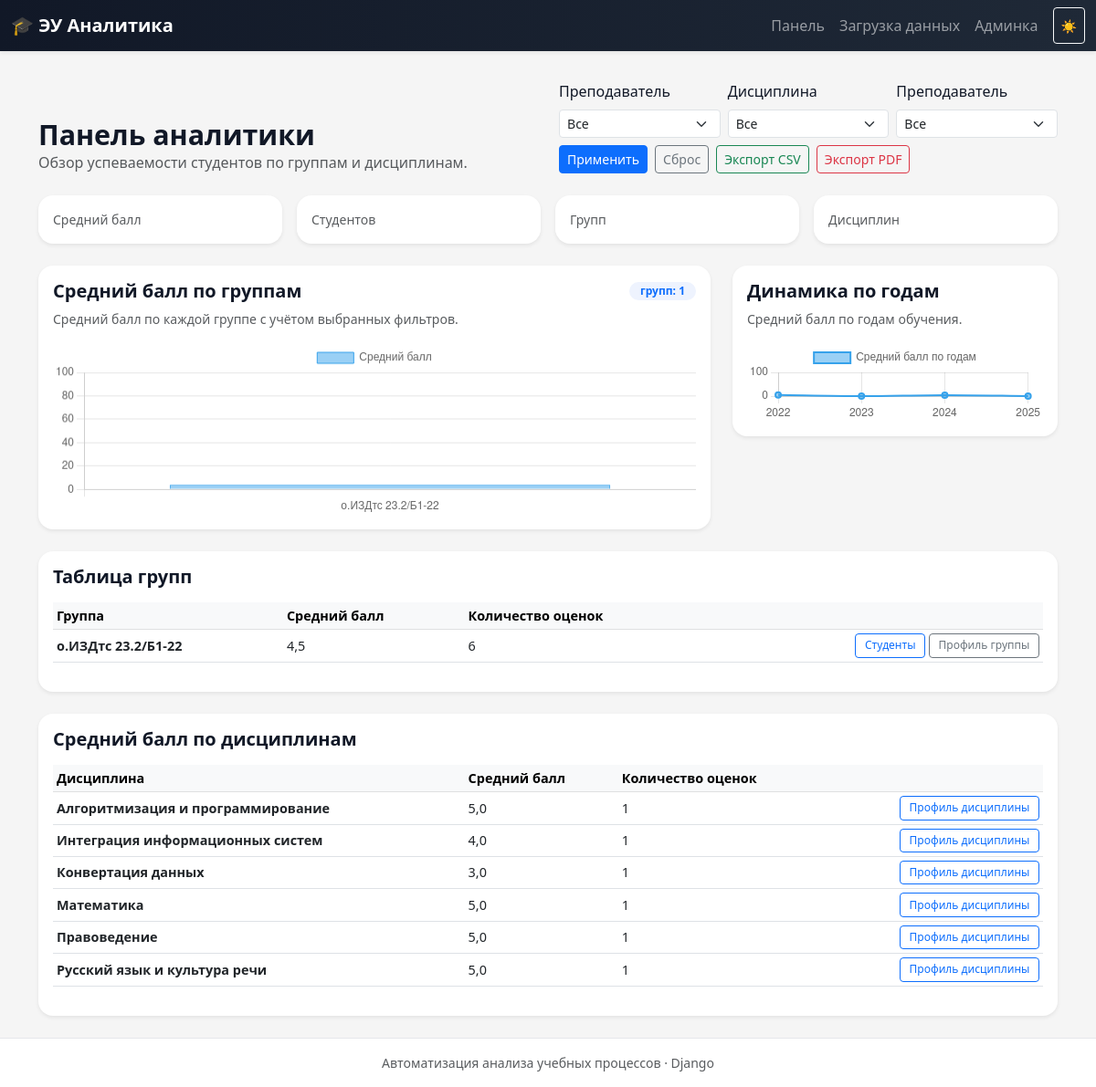
The app's page / (signed in) with its own data.
### analytics/models.py (models this page shows, shortened)
class Group(models.Model):
    name = models.CharField(max_length=50)
    program = models.CharField(max_length=100, blank=True)
    year = models.IntegerField(blank=True, null=True)

class Discipline(models.Model):
    name = models.CharField(max_length=200)
    department = models.CharField(max_length=200, blank=True)

### analytics/views.py (the view)
# urls.py: path('', views.dashboard, name='dashboard'),
@login_required
def dashboard(request):
    semester_id_raw = request.GET.get('semester')
    discipline_id_raw = request.GET.get('discipline')
    teacher_id_raw = request.GET.get('teacher')
    semester_id = int(semester_id_raw) if semester_id_raw else None
    discipline_id = int(discipline_id_raw) if discipline_id_raw else None
    teacher_id = int(teacher_id_raw) if teacher_id_raw else None
    limit_to_teacher = False
    current_teacher = None
    if not teacher_id and is_teacher(request.user):
        current_teacher = get_linked_teacher(request.user)
        if current_teacher:
            teacher_id = current_teacher.id
            limit_to_teacher = True
    results_qs = Result.objects.all()
    if semester_id:
        results_qs = results_qs.filter(semester_id=semester_id)
    if discipline_id:
        results_qs = results_qs.filter(discipline_id=discipline_id)
    if teacher_id:
        results_qs = results_qs.filter(teacher_id=teacher_id)
    if semester_id:
        results_qs = results_qs.filter(semester_id=semester_id)
    if discipline_id:
        results_qs = results_qs.filter(discipline_id=discipline_id)
    if teacher_id:
        results_qs = results_qs.filter(teacher_id=teacher_id)
    groups_stats = (
        Group.objects
        .filter(students__results__in=results_qs)
        .annotate(
            avg_grade=Avg('students__results__grade'),
            results_count=Count('students__results'),
        )
        .order_by('name')
        .distinct()
    )
    disciplines_stats = (
        Discipline.objects
        .filter(results__in=results_qs)
        .annotate(
            avg_grade=Avg('results__grade'),
            results_count=Count('results'),
        )
        .order_by('name')
        .distinct()
    )
    year_stats = (
        results_qs
        .values('semester__year')
        .annotate(avg_grade=Avg('grade'), count=Count('id'))
        .order_by('semester__year')
    )
    semesters = Semester.objects.all().order_by('-year', 'term')
    disciplines_all = Discipline.objects.all().order_by('name')
    teachers_all = Teacher.objects.all().order_by('full_name')
    context = {
        'groups_stats': groups_stats,
        'disciplines_stats': disciplines_stats,
        'year_stats': year_stats,
        'semesters': semesters,
        'disciplines_all': disciplines_all,
        'teachers_all': teachers_all,
        'selected_semester_id': semester_id,
        'selected_discipline_id': discipline_id,
        'selected_teacher_id': teacher_id,
    }
    return render(request, 'analytics/dashboard.html', context)

### analytics/views.py (called while the page is built)
def is_teacher(user):
    if not user.is_authenticated:
        return False
    return user.groups.filter(name='Преподаватель').exists()

### analytics/templates/analytics/dashboard.html (shortened to what this page needs)
{% extends "analytics/base.html" %}
{% load static %}
{% block content %}
<div class="row mb-4 align-items-end">
    <div class="col-md-6">
        <h1 class="page-title mb-0">Панель аналитики</h1>
        <p class="text-muted mb-0">
            Обзор успеваемости студентов по группам и дисциплинам.
        </p>
    </div>
    <div class="col-md-6">
        <form method="get" class="row g-2 justify-content-md-end mt-3 mt-md-0">
                        <div class="col-md-4">
                <label class="form-label form-label-sm">Преподаватель</label>
                {% if limit_to_teacher and current_teacher %}
                    <div class="form-control form-control-sm bg-light">
                        {{ current_teacher.full_name }}
                    </div>
                    <input type="hidden" name="teacher" value="{{ current_teacher.id }}">
                {% else %}
                    <select name="teacher" class="form-select form-select-sm">
                        <option value="">Все</option>
                    </select>
                {% endif %}
            </div>
            <div class="col-md-4">
                <label class="form-label form-label-sm">Дисциплина</label>
                <select name="discipline" class="form-select form-select-sm">
                    <option value="">Все</option>
                </select>
            </div>
            <div class="col-md-4">
                <label class="form-label form-label-sm">Преподаватель</label>
                <select name="teacher" class="form-select form-select-sm">
                    <option value="">Все</option>
                </select>
            </div>
            <div class="col-12 d-flex gap-2 align-items-end mt-2">
                <button type="submit" class="btn btn-primary btn-sm">
                    Применить
                </button>
                <a href="{% url 'analytics:dashboard' %}"
                   class="btn btn-outline-secondary btn-sm">
                    Сброс
                </a>
                <a class="btn btn-outline-success btn-sm"
                   href="{% url 'analytics:export_results' %}{% if request.GET %}?{{ request.GET.urlencode }}{% endif %}">
                    Экспорт CSV
                </a>
                <a class="btn btn-outline-danger btn-sm"
                   href="{% url 'analytics:export_pdf' %}{% if request.GET %}?{{ request.GET.urlencode }}{% endif %}">
                    Экспорт PDF
                </a>
            </div>
        </form>
    </div>
</div>
<div class="row g-3 mb-4">
    <div class="col-md-3 col-6">
        <div class="card shadow-sm border-0">
            <div class="card-body py-3">
                <div class="text-muted small">Средний балл</div>
            </div>
        </div>
    </div>
    <div class="col-md-3 col-6">
        <div class="card shadow-sm border-0">
            <div class="card-body py-3">
                <div class="text-muted small">Студентов</div>
            </div>
        </div>
    </div>
    <div class="col-md-3 col-6">
        <div class="card shadow-sm border-0">
            <div class="card-body py-3">
                <div class="text-muted small">Групп</div>
            </div>
        </div>
    </div>
    <div class="col-md-3 col-6">
        <div class="card shadow-sm border-0">
            <div class="card-body py-3">
                <div class="text-muted small">Дисциплин</div>
            </div>
        </div>
    </div>
</div>
<div class="row g-4">
    <div class="col-lg-8">
        <div class="card shadow-sm border-0">
            <div class="card-body">
                <div class="d-flex justify-content-between align-items-center mb-2">
                    <h5 class="card-title mb-0">Средний балл по группам</h5>
                    {% if groups_stats %}
                        <span class="badge bg-primary-soft text-primary small">
                            групп: {{ groups_stats|length }}
                        </span>
                    {% endif %}
                </div>
                <p class="text-muted small mb-3">
                    Средний балл по каждой группе с учётом выбранных фильтров.
                </p>
                {% if groups_stats %}
                    <canvas id="groupsChart" height="80"></canvas>
                {% endif %}
            </div>
        </div>
    </div>
    <div class="col-lg-4">
        <div class="card shadow-sm border-0">
            <div class="card-body">
                <h5 class="card-title mb-2">Динамика по годам</h5>
                <p class="text-muted small mb-3">
                    Средний балл по годам обучения.
                </p>
                {% if year_stats %}
                    <canvas id="yearsChart" height="80"></canvas>
                {% else %}
                    <div class="empty-state">
                        <p>Недостаточно данных для построения графика.</p>
                    </div>
                {% endif %}
            </div>
        </div>
    </div>
    <div class="col-12">
        <div class="card shadow-sm border-0">
            <div class="card-body">
                <h5 class="card-title mb-3">Таблица групп</h5>
                <div class="table-responsive">
                    <table class="table table-sm align-middle table-hover">
                        <thead class="table-light">
                        <tr>
                            <th>Группа</th>
                            <th>Средний балл</th>
                            <th>Количество оценок</th>
                            <th></th>
                        </tr>
                        </thead>
                        <tbody>
                        {% if groups_stats %}
                            {% for g in groups_stats %}
                                <tr>
                                    <td class="fw-semibold">{{ g.name }}</td>
                                    <td>{{ g.avg_grade|default:"—" }}</td>
                                    <td>{{ g.results_count }}</td>
                                    <td class="text-end">
                                        <a class="btn btn-outline-primary btn-sm"
                                           href="{% url 'analytics:group_detail' g.id %}">
                                            Студенты
                                        </a>
                                        <a class="btn btn-outline-secondary btn-sm"
                                           href="{% url 'analytics:group_profile' g.id %}">
                                            Профиль группы
                                        </a>
                                    </td>
                                </tr>
                            {% endfor %}
                        {% else %}
                            <tr>
                                <td colspan="4" class="text-center text-muted">
                                    Нет данных для отображения.
                                </td>
                            </tr>
                        {% endif %}
                        </tbody>
                    </table>
                </div>
            </div>
        </div>
    </div>
    <div class="col-12">
        <div class="card shadow-sm border-0">
            <div class="card-body">
                <h5 class="card-title mb-3">Средний балл по дисциплинам</h5>
                <div class="table-responsive">
                    <table class="table table-sm align-middle table-hover">
                        <thead class="table-light">
                        <tr>
                            <th>Дисциплина</th>
                            <th>Средний балл</th>
                            <th>Количество оценок</th>
                            <th></th>
                        </tr>
                        </thead>
                        <tbody>
                        {% if disciplines_stats %}
                            {% for d in disciplines_stats %}
                                <tr>
                                    <td class="fw-semibold">{{ d.name }}</td>
                                    <td>{{ d.avg_grade|default:"—" }}</td>
                                    <td>{{ d.results_count }}</td>
                                    <td class="text-end">
                                        <a class="btn btn-outline-primary btn-sm"
                                           href="{% url 'analytics:discipline_detail' d.id %}">
                                            Профиль дисциплины
                                        </a>
                                    </td>
                                </tr>
                            {% endfor %}
                        {% else %}
                            <tr>
                                <td colspan="4" class="text-center text-muted">
                                    Данные по дисциплинам пока не загружены.
                                </td>
                            </tr>
                        {% endif %}
                        </tbody>
                    </table>
                </div>
            </div>
        </div>
    </div>
</div>
{% if groups_stats or year_stats %}
<script>
    {% if groups_stats %}
    const groupsLabels = [{% for g in groups_stats %}"{{ g.name }}",{% endfor %}];
    const groupsData = [{% for g in groups_stats %}{{ g.avg_grade|default:"0" }},{% endfor %}];
    const ctxGroups = document.getElementById('groupsChart').getContext('2d');
    new Chart(ctxGroups, {
        type: 'bar',
        data: {
            labels: groupsLabels,
            datasets: [{
                label: 'Средний балл',
                data: groupsData,
                borderWidth: 1
            }]
        },
        options: {
            responsive: true,
            plugins: {
                legend: {position: 'top'}
            },
            scales: {
                y: {
                    beginAtZero: true,
                    suggestedMax: 100
                }
            }
        }
    });
    {% endif %}
    {% if year_stats %}
    const yearsLabels = [{% for y in year_stats %}"{{ y.semester__year }}",{% endfor %}];
    const yearsData = [{% for y in year_stats %}{{ y.avg_grade|default:"0" }},{% endfor %}];
    const ctxYears = document.getElementById('yearsChart').getContext('2d');
    new Chart(ctxYears, {
        type: 'line',
        data: {
            labels: yearsLabels,
            datasets: [{
                label: 'Средний балл по годам',
                data: yearsData,
                borderWidth: 2,
                tension: 0.3,
                fill: false
            }]
        },
        options: {
            responsive: true,
            plugins: {
                legend: {position: 'top'}
            },
            scales: {
                y: {
                    beginAtZero: true,
                    suggestedMax: 100
                }
            }
        }
    });
    {% endif %}
</script>
{% endif %}
{% endblock %}

### analytics/templates/analytics/Base.html (shortened to what this page needs)
<!DOCTYPE html>
<html lang="ru">
{% load static %}
<head>
    <link rel="stylesheet"
          href="https://cdn.jsdelivr.net/npm/bootstrap@5.3.0/dist/css/bootstrap.min.css">
    <link rel="stylesheet" href="{% static 'analytics/style.css' %}">
</head>
<body>
<nav class="navbar navbar-expand-lg navbar-dark shadow-sm main-navbar">
    <div class="container-fluid">
        <a class="navbar-brand fw-bold" href="{% url 'analytics:dashboard' %}">
            🎓 ЭУ Аналитика
        </a>
        <div class="collapse navbar-collapse" id="navbarNav">
            <div class="navbar-nav ms-auto">
                <a class="nav-link" href="{% url 'analytics:dashboard' %}">Панель</a>
                <a class="nav-link" href="{% url 'analytics:upload_results' %}">Загрузка данных</a>
                <a class="nav-link" href="/admin/">Админка</a>
                <button class="btn btn-sm btn-outline-light ms-2" id="theme-toggle" type="button">
                </button>
            </div>
        </div>
    </div>
</nav>
<main class="py-4">
    <div class="container">
        {% block content %}{% endblock %}
    </div>
</main>
<footer class="text-center text-muted small py-3">
    Автоматизация анализа учебных процессов · Django
</footer>
</body>
</html>

### analytics/style.css (style rules this page uses)
:root { --bg-body: #f5f5f5; --bg-card: #ffffff; --text-main: #111827; --text-muted: #6b7280; --navbar-bg: linear-gradient(90deg, #111827, #1f2937); }
body { background-color: var(--bg-body); color: var(--text-main); font-family: system-ui, -apple-system, BlinkMacSystemFont, "Segoe UI", sans-serif; }
.main-navbar { background: var(--navbar-bg); }
.page-title { font-size: 1.9rem; font-weight: 700; }
.card { border-radius: 1rem; background-color: var(--bg-card); color: var(--text-main); }
.card-title { font-weight: 600; }
.bg-primary-soft { background-color: rgba(37, 99, 235, 0.08); border-radius: 999px; padding: 0.25rem 0.75rem; }
table.table { font-size: 0.9rem; }
table .btn-sm { font-size: 0.75rem; padding: 0.2rem 0.6rem; }
footer { border-top: 1px solid #e5e7eb; background-color: var(--bg-card); color: var(--text-muted); }

### records on screen
Group: name "о.ИЗДтс 23.2/Б1-22", avg_grade "4,5", results_count "6"
Discipline: name "Алгоритмизация и программирование", avg_grade "5,0", results_count "1"
Discipline: name "Интеграция информационных систем", avg_grade "4,0", results_count "1"
Discipline: name "Конвертация данных", avg_grade "3,0", results_count "1"
Discipline: name "Математика", avg_grade "5,0", results_count "1"
Discipline: name "Правоведение", avg_grade "5,0", results_count "1"
Discipline: name "Русский язык и культура речи", avg_grade "5,0", results_count "1"

### other values on screen
{{ groups_stats|length }} "1"
chart data {{ g.name }} о.ИЗДтс 23.2/Б1-22
chart data {{ g.avg_grade|default:"0" }} 4,5
